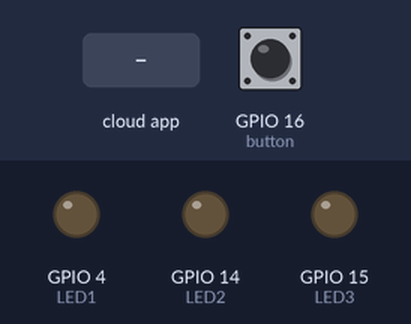
Bench run of a sketch on a simulated ESP8266 (NodeMCU). On the bench: output pins drawn as LEDs (lit = HIGH). The inputs (shaded band) are chosen by the test bench; at power-on: GPIO 16 (button) LOW. WiFi joins after 1.5 s; servers stay silent unless stated; uploads are accepted with an empty reply; the Firebase database answers and starts empty; what the sketch prints to the serial monitor is not drawn.

Above: at 3.7 s.
3.8 s: the phone or cloud app sets status to ON
At 4.5 s:
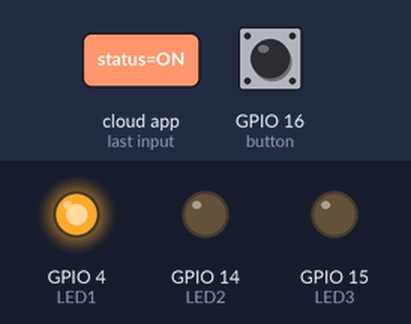
5.6 s: GPIO 16 (button) pulled HIGH for 1 s
Timing chart, 0 to 8.6 s (numbered marks = the images above; inputs shaded):
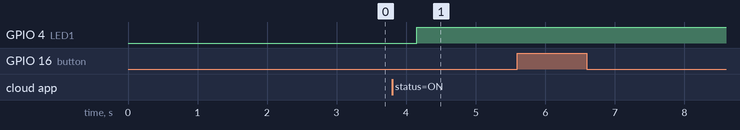

The sketch:

MyFirebase.ino
```cpp
// (licence header left out)
// FirebaseDemo_ESP8266 is a sample that demo the different functions
// of the FirebaseArduino API.

#include <FirebaseArduino.h>
#include <ESP8266WiFi.h>
#include <WiFiClientSecure.h>


// Set these to run example.
#define FIREBASE_HOST "yourfirebase.firebaseio.com"
#define FIREBASE_AUTH "feKveojNCxxxxxxxxKUZtSOkHJZ61O3r3"
#define WIFI_SSID "your_ssid"
#define WIFI_PASSWORD "your_password"

String serve = "<server_key_here>"; //new changes, don't include the symbol <xx>

//Global declaration and initialization of variables
const int LED1 = 4;     //D2 GPIO4
const int LED2 = 14;    //D5 GPIO14
const int LED3 = 15;    //D8 GPIO15
const int button = 16;  //D0 GPIO16
int temp = 0;           //initialize temporary variable


void setup() {
  Serial.begin(115200); // Communication at 115200 Bd with Serial Monitor

//initialize digital pin as an input/output
  pinMode(LED1,OUTPUT);
  pinMode(LED2,OUTPUT);
  pinMode(LED3,OUTPUT);
  pinMode(button,INPUT);

  // connect to wifi.
  WiFi.begin(WIFI_SSID, WIFI_PASSWORD);
  Serial.print("connecting");
  while (WiFi.status() != WL_CONNECTED) {
    Serial.print(".");
    delay(500);
  }
  Serial.println();
  Serial.print("connected: ");
  Serial.println(WiFi.localIP());

  Firebase.begin(FIREBASE_HOST, FIREBASE_AUTH);
  delay(1000);

}

void sendDataToFirebase() {  //new changes

  WiFiClientSecure client;
  String data = "{";
  data = data + "\"to\": \"/topics/SampleTopic" "\",";
  data = data + "\"notification\": {";
  data = data + "\"body\": \"Some pressed your doorbell.\",";
  data = data + "\"title\" : \"Info\" ";
  data = data + "} }";
  Serial.println("Send data...");
  if (client.connect("fcm.googleapis.com", 443)) {
    Serial.println("Connected to the server..");
    client.println("POST /fcm/send HTTP/1.1");
    client.println("Authorization: key=" + serve + "");
    client.println("Content-Type: application/json");
    client.println("Host: fcm.googleapis.com");
    client.print("Content-Length: ");
    client.println(data.length());
    client.print("\n");
    client.print(data);
  }
  Serial.println("Data sent...Reading response..");
  while (client.available()) {
    char c = client.read();
    Serial.print(c);
  }
  Serial.println("Finished!");
  client.flush();
  client.stop();
}

void loop() {

  // get value from firebase
  String led1_status=(Firebase.getString("/LED1/status"));
  //Serial.println(led1_status);
  String led2_status=(Firebase.getString("/LED2/status"));
  //Serial.println(led2_status);
  String led3_status=(Firebase.getString("/LED3/status"));
  //Serial.println(led3_status);


  if(led1_status=="ON"){
    digitalWrite(LED1,HIGH);
  }else{
    digitalWrite(LED1,LOW);
  }
  if(led2_status=="ON"){
    digitalWrite(LED2,HIGH);
  }else{
    digitalWrite(LED2,LOW);
  }
  if(led3_status=="ON"){
    digitalWrite(LED3,HIGH);
  }else{
    digitalWrite(LED3,LOW);
  }

  temp = digitalRead(button);
    if(temp==HIGH){
        // set value of PushButton to HIGH
        Firebase.setString("/PushButton/status", "HIGH");
        Serial.println("HIGH");

        //send notification
        sendDataToFirebase();

        // handle error
        if (Firebase.failed()) {
            Serial.print("setting /BUTTON/status failed:");
            Serial.println(Firebase.error());
            return;
        }
      }
    else{
      // set value of PushButton to LOW
        Firebase.setString("/PushButton/status", "LOW");
        Serial.println("LOW");
        // handle error
        if (Firebase.failed()) {
            Serial.print("setting /BUTTON/status failed:");
            Serial.println(Firebase.error());
            return;
        }
      }
}
```

Measured:
- after the input at 3.8 s, GPIO 4 (LED1): LOW → HIGH after 0.35 s
- after the input at 5.6 s, every drawn part: stays the same
